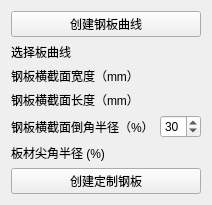
    <widget class="ctkCollapsibleButton" name="customTitaniumPlateGenerationCollapsibleButton" native="true">
     <property name="text" stdset="0">
      <string>Custom Titanium Plate Generation</string>
     </property>
     <property name="collapsed" stdset="0">
      <bool>false</bool>
     </property>
     <layout class="QVBoxLayout" name="verticalLayout_8">
      <item>
       <widget class="QPushButton" name="createPlateCurveButton">
        <property name="text">
         <string>创建钢板曲线</string>
        </property>
       </widget>
      </item>
      <item>
       <layout class="QFormLayout" name="formLayout_8">
        <property name="topMargin">
         <number>0</number>
        </property>
        <property name="rightMargin">
         <number>0</number>
        </property>
        <item row="1" column="0">
         <widget class="QLabel" name="label_5">
          <property name="text">
           <string>钢板横截面宽度（mm）</string>
          </property>
         </widget>
        </item>
        <item row="2" column="0">
         <widget class="QLabel" name="label_39">
          <property name="text">
           <string>钢板横截面长度（mm）</string>
          </property>
         </widget>
        </item>
        <item row="3" column="0">
         <widget class="QLabel" name="label_40">
          <property name="text">
           <string>钢板横截面倒角半径（%）</string>
          </property>
         </widget>
        </item>
        <item row="4" column="0">
         <widget class="QLabel" name="label_41">
          <property name="text">
           <string>板材尖角半径 (%) </string>
          </property>
         </widget>
        </item>
        <item row="0" column="0">
         <widget class="QLabel" name="label_42">
          <property name="text">
           <string>选择板曲线</string>
          </property>
         </widget>
        </item>
        <item row="0" column="1">
         <widget class="qMRMLNodeComboBox" name="plateCurveSelector" native="true">
          <property name="nodeTypes" stdset="0">
           <stringlist>
            <string>vtkMRMLMarkupsCurveNode</string>
           </stringlist>
          </property>
          <property name="addEnabled" stdset="0">
           <bool>false</bool>
          </property>
          <property name="removeEnabled" stdset="0">
           <bool>false</bool>
          </property>
         </widget>
        </item>
        <item row="1" column="1">
         <widget class="ctkDoubleSpinBox" name="plateCrossSectionalWidthSpinBox" native="true">
          <property name="decimals" stdset="0">
           <number>1</number>
          </property>
          <property name="minimum" stdset="0">
           <double>0.100000000000000</double>
          </property>
          <property name="singleStep" stdset="0">
           <double>0.100000000000000</double>
          </property>
          <property name="value" stdset="0">
           <double>2.500000000000000</double>
          </property>
         </widget>
        </item>
        <item row="2" column="1">
         <widget class="ctkDoubleSpinBox" name="plateCrossSectionalLengthSpinBox" native="true">
          <property name="decimals" stdset="0">
           <number>1</number>
          </property>
          <property name="minimum" stdset="0">
           <double>0.100000000000000</double>
          </property>
          <property name="singleStep" stdset="0">
           <double>0.100000000000000</double>
          </property>
          <property name="value" stdset="0">
           <double>7.000000000000000</double>
          </property>
         </widget>
        </item>
        <item row="3" column="1">
         <widget class="QDoubleSpinBox" name="plateCrossSectionalBevelRadiusPorcentageSpinBox">
          <property name="decimals">
           <number>0</number>
          </property>
          <property name="minimum">
           <double>1.000000000000000</double>
          </property>
          <property name="maximum">
           <double>49.000000000000000</double>
          </property>
          <property name="value">
           <double>30.000000000000000</double>
          </property>
         </widget>
        </item>
        <item row="4" column="1">
         <widget class="ctkDoubleSpinBox" name="plateTipsBevelRadiusSpinBox" native="true">
          <property name="decimals" stdset="0">
           <number>0</number>
          </property>
          <property name="minimum" stdset="0">
           <double>1.000000000000000</double>
          </property>
          <property name="maximum" stdset="0">
           <double>49.000000000000000</double>
          </property>
          <property name="value" stdset="0">
           <double>49.000000000000000</double>
          </property>
         </widget>
        </item>
       </layout>
      </item>
      <item>
       <widget class="QPushButton" name="createCustomPlateButton">
        <property name="text">
         <string>创建定制钢板</string>
        </property>
       </widget>
      </item>
     </layout>
    </widget>
